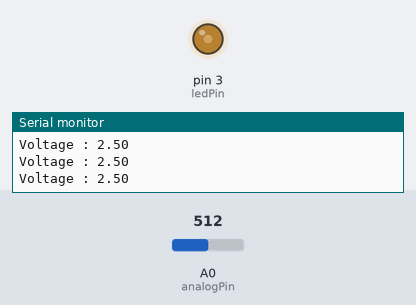
The sketch below on a simulated Arduino Uno, built with avr-gcc and run on an emulated ATmega328P. On the bench: output pins drawn as LEDs (lit = HIGH), the last lines printed to the serial monitor. The inputs (shaded band) are chosen by the test bench; at power-on: A0 (analogPin) = 512.

Above: at 1.2 s.
1.3 s: A0 (analogPin) set to 596
2.8 s: A0 (analogPin) set to 625
At 3.1 s:
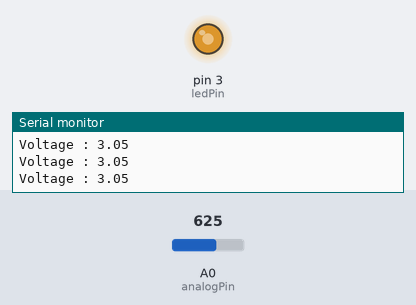
4.3 s: A0 (analogPin) set to 808
5.8 s: A0 (analogPin) set to 827
At 6.6 s:
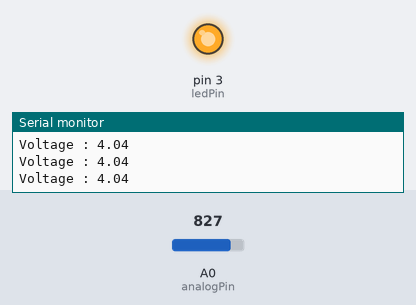
7.3 s: A0 (analogPin) set to 306
At 7.7 s:
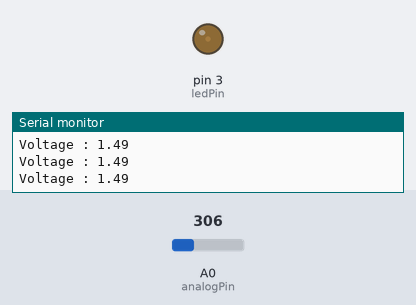
8.8 s: A0 (analogPin) set to 395
10.3 s: A0 (analogPin) set to 426
At 11.2 s:
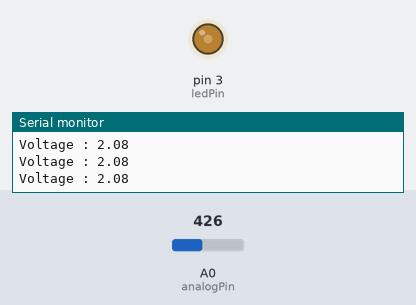
Timing chart, 0 to 12.8 s (numbered marks = the images above; inputs shaded):
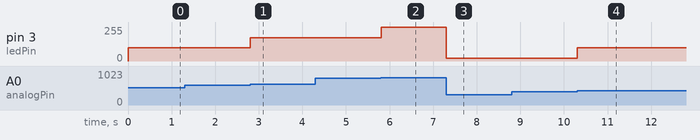

The sketch:

light_dependent_led.ino
```cpp
#define analogPin A0
#define Vcc 5.0
#define ledPin 3

void setup() {
  // put your setup code here, to run once:
  Serial.begin(115200);
}

void loop() {
  // put your main code here, to run repeatedly:
  int analogValue = analogRead(analogPin);
  float voltage = Vcc * analogRead(analogPin)/1024;
  Serial.print("Voltage : ");
  Serial.println(voltage);
  float dutyCycle = voltage;
  dutyCycle = map(dutyCycle, 1.5, 4.0, 20.0, 255.0);
  analogWrite(ledPin, dutyCycle);
  delay(5);
}
```

Measured:
- the behaviour switches between 614 and 615 on A0 (analogPin) (found by bisection; images 0 and 1)
- the behaviour switches between 819 and 820 on A0 (analogPin) (found by bisection; images 1 and 2)
- the behaviour switches between 409 and 410 on A0 (analogPin) (found by bisection; images 3 and 4)
- after the input at 2.8 s, pin 3 (ledPin): 98/255 → 176/255 at once
- after the input at 5.8 s, pin 3 (ledPin): 176/255 → 255/255 at once
- after the input at 7.3 s, pin 3 (ledPin): 255/255 → 20/255 at once
- after the input at 10.3 s, pin 3 (ledPin): 20/255 → 98/255 at once
